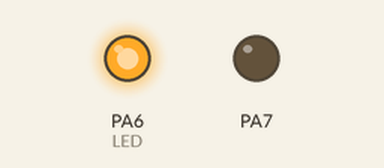
The program below on a simulated ATmega32, built with avr-gcc and emulated at 16 MHz. On the bench: output pins drawn as LEDs (lit = HIGH). A simulated second board sends each byte the program waits for after 2 ms.

Above: at 0.2 s.
Timing chart, 0 to 1.7 s (numbered marks = the images above):
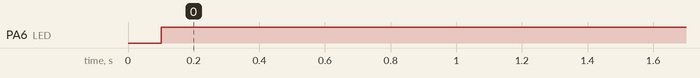

Measured:
- by itself, PA6 (LED): LOW → HIGH at 0.10 s

The program:

main.cpp
```cpp
#define F_CPU 16000000UL //16MHz EXTERNAL CLOCK

#include <avr/io.h>
#include <util/delay.h>
#include <avr/interrupt.h>
void USART_Init(void);
unsigned char USART_RXC(void);
//volatile unsigned char value;  //FOR STORING RECIEVE DATA
int main(void){
	MCUCSR=(1<<JTD);
	MCUCSR=(1<<JTD);

   USART_Init();  // Initialise USART
   _delay_ms(100);
  // sei();         // enable all interrupts
   DDRA |= (1<<PA6)|(1<<PA7);
   PORTA|=(0<<PA6);
   for(;;){
	  // while(!(UCSRA & (1<<RXC)));    // Repeat indefinitely
         char value = USART_RXC();
		 if(value=='a') // may be other characters

		{PORTA |= 1<<PA6; // Put LED in pin B7
		_delay_ms(2000);
		PORTA |= (0<<PA6);
		}

	}


		// if(value = '2'){ // may be other characters
			// PORTA |= 1<<7; // Put LED in pin B7
			 //delay_ms(2000);
			// PORTA |= 0<<7;
	//}

   }
	/*MCUCSR=(1<<JTD);
	MCUCSR=(1<<JTD);
	DDRB=0xFF;
	PORTB = 0x00;
	while(1)
	{
		PORTB=0x01;
		_delay_ms(100);
		PORTB=0x00;
		_delay_ms(50);
	}*/

void USART_Init(void){
	UBRRH = 0;
	UBRRL = 6;
	UCSRB = ((1<<TXEN)|(1<<RXEN)|(1<<RXCIE));
	UCSRC = ((1<<URSEL)|(3<<UCSZ0));
}
/* Interrupt Service Routine for Receive Complete*/
//ISR(USART_RXC_vect){

	//value = UDR;             //read UART register into value
	//}

unsigned char USART_RXC(void)
{
	while (!(UCSRA &(1<<RXC)));
	return(UDR);


}
```
